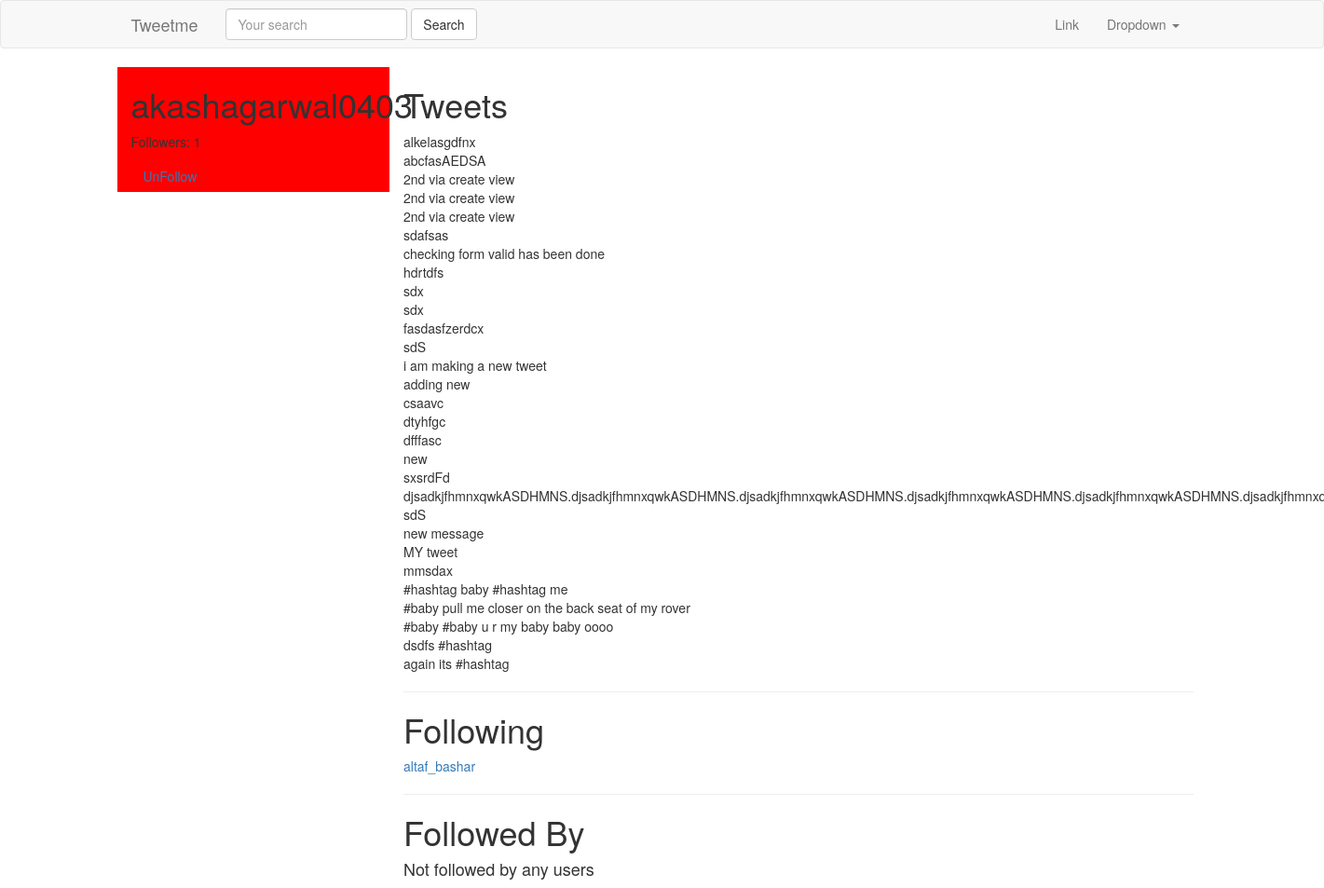
Before: /akashagarwal0403/ (signed in) with the older database file.
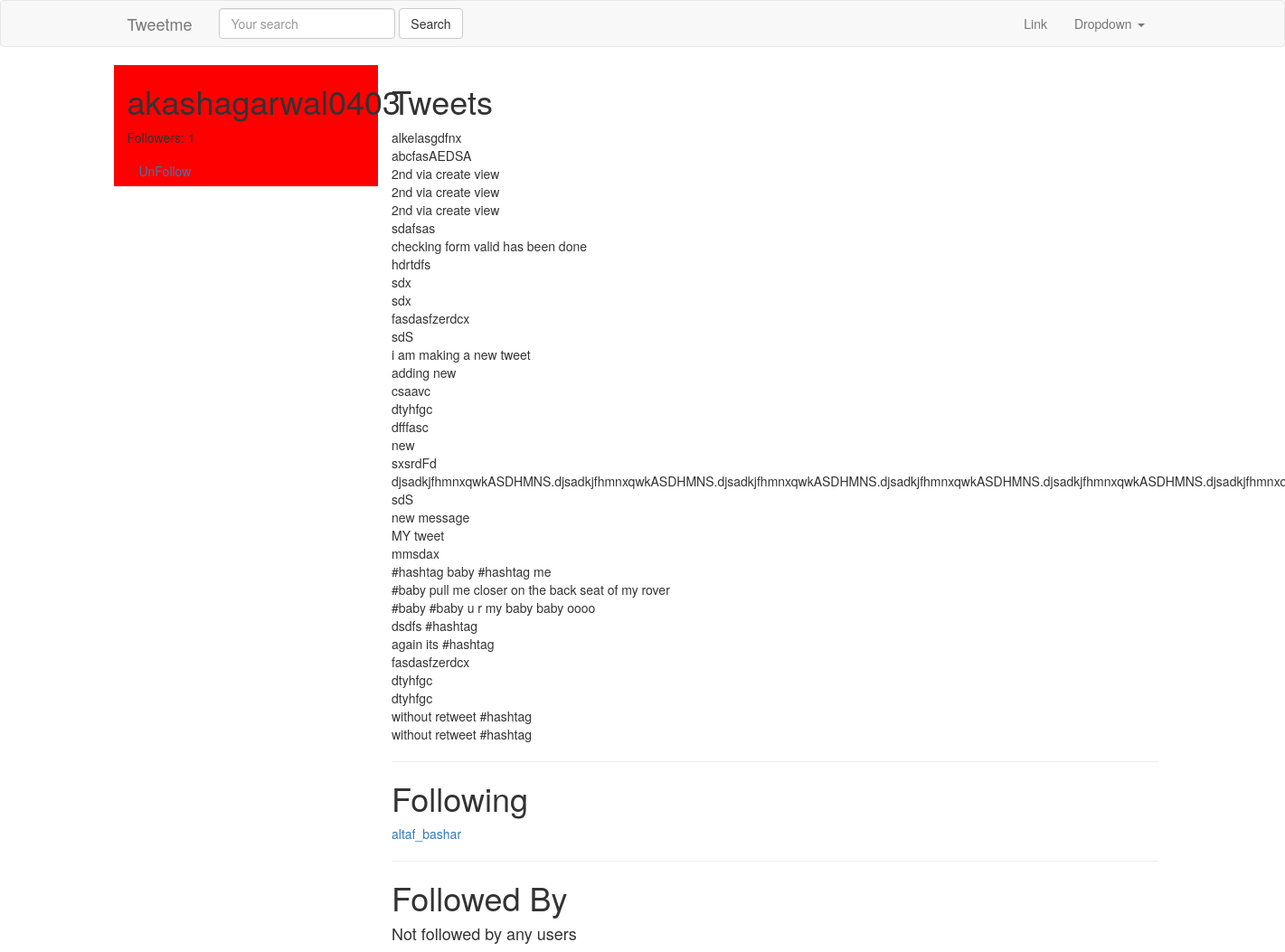
After: the same page with the newer database file.
### tweets/models.py (models this page shows, shortened)
class Tweet(models.Model):
    parent = models.ForeignKey("self" , on_delete = models.CASCADE , blank = True , null = True)
    user = models.ForeignKey(settings.AUTH_USER_MODEL , on_delete = models.CASCADE)
    content = models.CharField(max_length=140 , validators=[validate_content])
    timestamp = models.DateTimeField(auto_now_add=True)
    updated = models.DateTimeField(auto_now=True)
    objects = TweetManager()
    def __str__(self):
        return str(self.content)

### accounts/views.py (the view)
# urls.py: url(r'^(?P<username>[\w.@+-]+)/$', UserProfileView.as_view()  , name="user_profile"),
class UserProfileView(DetailView):
    queryset = User.objects.all()
    template_name = "account/user_detail.html"
    def get_object(self,*args,**kwargs):
        return get_object_or_404(User , username = self.kwargs.get("username"))
    def get_context_data(self,*args,**kwargs):
        context = super(UserProfileView , self).get_context_data(*args , **kwargs)
        toggle_user = get_object_or_404(User , username__iexact=self.kwargs.get("username"))
        is_following = UserModel.objects.is_following(self.request.user , toggle_user)
        context['is_following'] = is_following
        return context

### accounts/models.py (called while the page is built)
    def all(self):
        queryset = self.get_queryset().all()
        try:
            if self.instance:
                queryset = queryset.exclude(user = self.instance)
        except:
            pass
        return queryset

    def is_following(self , user , toggle_user):
        user_profile , created = UserModel.objects.get_or_create(user=user)
        if toggle_user in user_profile.following.all():
            return True
        else:
            return False

    def get_following(self):
        users = self.following.all()
        return users.exclude(username = self.user.username)

    def get_follow_url(self):
        return reverse("profile:follow" , kwargs={"username" : self.user.username})

### accounts/templates/account/user_detail.html
{% extends "base.html" %}
{% block content %}
<div class='row'>
    <div class='col-sm-3 col-xs-12' style='background-color:red;'>
        <h1>{{ object.username }} </h1>
        <p>Followers: {{ object.followed_by.count }}</p>
        <div>
            <a class='btn btn-link'  href="{{ object.profile.get_follow_url }}">
                {% if is_following %}UnFollow{% else %}Follow{% endif %}
            </a>
        </div>
    </div>
    <div class='col-sm-9 col-xs-12'>
         <h1>Tweets</h1>
         {% for tweet in object.tweet_set.all %}
         {{ tweet }}<br/>
         {% endfor %}
         <hr/>
          <h1>Following</h1>
             {% for user in object.profile.get_following %}
             <a href='/{{ user.username }}'>{{ user.username }}</a><br/>
             {% empty %}
             <h4>Not following any users</h4>
             {% endfor %}
          <hr/>
          <h1>Followed By</h1>
             {% for profile in object.followed_by.all %}
             <a href='/{{ profile.user.username }}'>{{ profile.user.username }}</a><br/>
             {% empty %}
             <h4>Not followed by any users</h4>
             {% endfor %}
     </div>
</div>
{% endblock content %}

Changed rows visible on the page:
added Tweet: content "fasdasfzerdcx"
added Tweet: content "dtyhfgc"
added Tweet: content "dtyhfgc"
added Tweet: content "without retweet #hashtag"
added Tweet: content "without retweet #hashtag"
